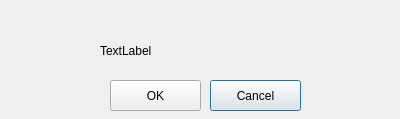
<?xml version="1.0" encoding="UTF-8"?>
<ui version="4.0">
 <class>CConfirmDialog</class>
 <widget class="QDialog" name="CConfirmDialog">
  <property name="windowModality">
   <enum>Qt::ApplicationModal</enum>
  </property>
  <property name="geometry">
   <rect>
    <x>0</x>
    <y>0</y>
    <width>400</width>
    <height>119</height>
   </rect>
  </property>
  <property name="windowTitle">
   <string>Dialog</string>
  </property>
  <property name="modal">
   <bool>true</bool>
  </property>
  <widget class="QPushButton" name="pushButton_yes">
   <property name="geometry">
    <rect>
     <x>110</x>
     <y>80</y>
     <width>91</width>
     <height>31</height>
    </rect>
   </property>
   <property name="text">
    <string>OK</string>
   </property>
   <property name="autoDefault">
    <bool>false</bool>
   </property>
  </widget>
  <widget class="QPushButton" name="pushButton_no">
   <property name="geometry">
    <rect>
     <x>210</x>
     <y>80</y>
     <width>91</width>
     <height>31</height>
    </rect>
   </property>
   <property name="text">
    <string>Cancel</string>
   </property>
   <property name="autoDefault">
    <bool>false</bool>
   </property>
   <property name="default">
    <bool>true</bool>
   </property>
  </widget>
  <widget class="QLabel" name="label">
   <property name="geometry">
    <rect>
     <x>100</x>
     <y>40</y>
     <width>281</width>
     <height>21</height>
    </rect>
   </property>
   <property name="text">
    <string>TextLabel</string>
   </property>
  </widget>
 </widget>
 <resources/>
 <connections/>
</ui>
